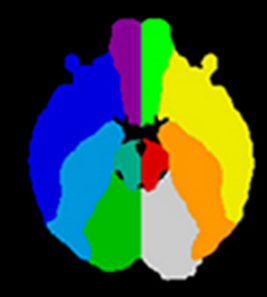
#> input picture 4.png, 267 x 297 px
$ python brain_module.py
#> lines starting #> are read from the running program, lines starting #| are printed output that depends on the picture
import cv2

import pandas as pd
from collections import Counter


from PIL import Image
import numpy as np


color_to_brain_area = {
    (140, 2, 149): 'HM_ACA_R_Ratio',
    (43, 207, 63): 'HM_ACA_L_Ratio',
    (31, 98, 191): 'HM_MCA_R_Ratio',
    (237, 233, 76): 'HM_MCA_L_Ratio',
    (24, 137, 185): 'HM_PCA_R_Ratio',
    (251, 145, 6): 'HM_PCA_L_Ratio',
    (3,126,102): 'HM_Pons_Medulla_R_Ratio',
    (212, 5, 12): 'HM_Pons_Medulla_L_Ratio',
    (34, 174, 34): 'HM_Cerebellum_R_Ratio',
    (201, 203, 202): 'HM_Cerebellum_L_Ratio',
    # (0, 0, 0): 'Background'
}


def closest_color(rgb, color_dict):
    min_colors = min(
        color_dict.keys(),
        key=lambda color: (color[0] - rgb[0]) ** 2 + (color[1] - rgb[1]) ** 2 + (color[2] - rgb[2]) ** 2
    )
    return min_colors

def is_black(rgb, threshold=50):
    return max(rgb) <= threshold

from sklearn.cluster import KMeans

def segment_image(image, n_segments):
    h, w, _ = image.shape
    image_reshaped = image.reshape((-1, 3))
    kmeans = KMeans(n_clusters=n_segments, random_state=0).fit(image_reshaped)
    segmented_image = kmeans.cluster_centers_[kmeans.labels_].reshape((h, w, 3))
    return segmented_image.astype(int)

def process_image(image_path, output_path, color_dict, n_segments=10):
#> called with image_path = '4.png', output_path = 'temp/processed.png', n_segments = 10
    img = Image.open(image_path)
#> img is the input picture: PIL image 267x297 RGBA; mean R, G, B, A 58.3, 73.9, 54.2, 255
    img = img.convert("RGB")
#> img: PIL image 267x297 RGB
    pixels = np.array(img)

    # 对图像进行分段
    segmented_pixels = segment_image(pixels, n_segments)
#> in segment_image, `segmented_image = kmeans.cluster_centers_[kmeans.labels_].reshape((h, ..`:
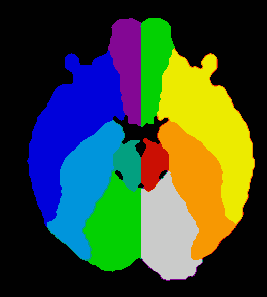
#> segmented_image: shape (297, 267, 3) float64; mean of channels 0, 1, 2 58.3, 73.9, 54.2; drawn as R, G, B

    new_pixels = np.copy(segmented_pixels)  # 复制分段后的像素

    for i in range(pixels.shape[0]):
        for j in range(pixels.shape[1]):
            if not is_black(new_pixels[i, j]):  # 如果不是黑色
                new_pixels[i, j] = closest_color(new_pixels[i, j], color_dict)
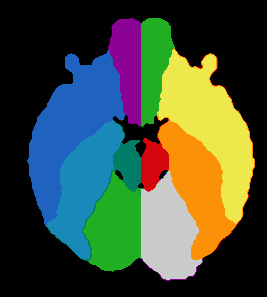
#> new_pixels: shape (297, 267, 3) int64; mean R, G, B 65.7, 77.7, 58.6

    new_pixels = new_pixels.astype(np.uint8)
    new_img = Image.fromarray(new_pixels)
    new_img.save(output_path)


# 使用方法

def draw_distribution(processed_path, hm_ratios, output_path, nth_data):
    # 读取标准图像
    standard_img = Image.open(processed_path)
    standard_pixels = np.array(standard_img)

    # 创建一个与标准图像同样大小的空白数组来存储输出图像的像素值
    output_pixels = np.zeros((standard_pixels.shape[0], standard_pixels.shape[1], 3), dtype=np.uint8)

    # 为输出图像上色
    for i in range(standard_pixels.shape[0]):
        for j in range(standard_pixels.shape[1]):
            color = tuple(standard_pixels[i, j][:3])  # 取RGB值，忽略alpha值
            if color in color_to_brain_area:
                area = color_to_brain_area[color]
                ratio = hm_ratios.loc[nth_data, area]  # 使用指定行的数据
                red_intensity = int(ratio * 255)  # 将概率转换为0到255的整数值
                output_pixels[i, j] = [red_intensity, 0, 0]  # 染成红色
            else:
                grey_intensity = int(np.mean(standard_pixels[i, j][:3]))
                output_pixels[i, j] = [grey_intensity, grey_intensity, grey_intensity]  # 保持灰色

    output_filename = f"{output_path}/result_{nth_data}.png"

    colored_img = Image.fromarray(output_pixels.astype(np.uint8), 'RGB')
    colored_img.save(output_filename)


if __name__ == '__main__':
    standard_path = '4.png'
    processed_path = "temp/processed.png"

    process_image(standard_path, processed_path, color_to_brain_area)

#> (the run stopped early here; a loop or call above may not have finished)
